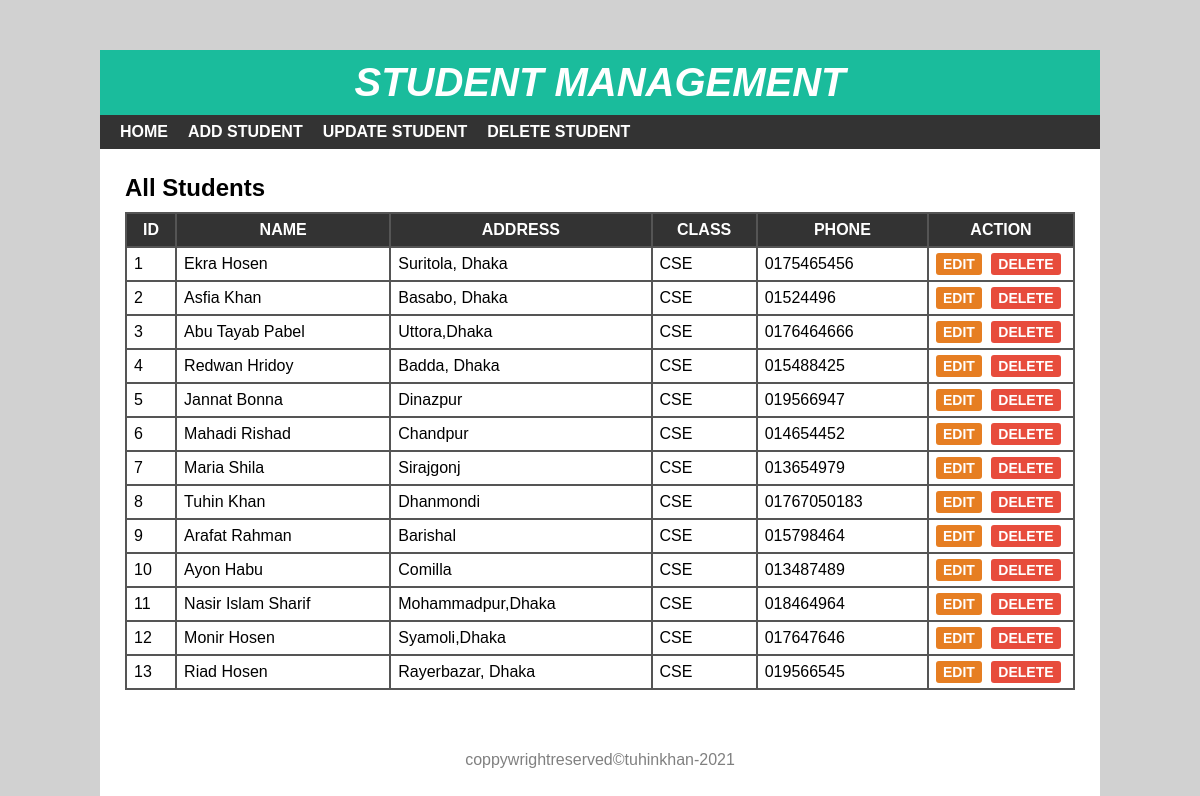
The page / on the database its author committed.
### tables this page shows
CREATE TABLE `students` (
  `sid` int(10) NOT NULL,
  `sname` varchar(50) NOT NULL,
  `saddress` varchar(100) NOT NULL,
  `sclass` int(10) NOT NULL,
  `sphone` varchar(12) NOT NULL
);

CREATE TABLE `studentclass` (
  `cid` int(11) NOT NULL,
  `cname` varchar(15) NOT NULL
);

### index.php (the view)
<?php
include 'header.php';
?>
<div id="main-content">
    <h2>All Students</h2>
    <?php
        $conn = mysqli_connect('localhost','root','','crud-1') or die("DB not connected");
        $sql = "SELECT * FROM students JOIN studentclass WHERE students.sclass = studentclass.cid";
        $result = mysqli_query($conn,$sql) or die("Query Unsuccessful");
        if (mysqli_num_rows($result)>0) {
     ?>
    <table cellpadding="7px">
        <thead>
        <th>Id</th>
        <th>Name</th>
        <th>Address</th>
        <th>Class</th>
        <th>Phone</th>
        <th>Action</th>
        </thead>
        <tbody>
            <?php
                while ($row = mysqli_fetch_assoc($result)) {
             ?>
            <tr>
                <td><?php echo $row['sid'] ?></td>
                <td><?php echo $row['sname'] ?></td>
                <td><?php echo $row['saddress'] ?></td>
                <td><?php echo $row['cname'] ?></td>
                <td><?php echo $row['sphone'] ?></td>
                <td>
                    <a href='edit.php?id=<?php echo $row['sid'] ?>'>Edit</a>
                    <a onclick="return confirm('Are you sure to DELETE ?')" href='delete-inline.php?id=<?php echo $row['sid'] ?>'>Delete</a>
                </td>
            </tr>
            <?php } ?>
        </tbody>
    </table>
<?php }
    else{
        echo 'No single data have in database !!';
    }
; ?>
</div>
<?php
    include'footer.php';
 ?>
</div>
</body>
</html>

### header.php (shortened to what this page needs)
<!DOCTYPE html>
<html lang="en">
<head>
  <link rel="stylesheet" href="css/style.css">
</head>
<body>
    <div id="wrapper">
        <div id="header">
            <h1>Student Management</h1>
        </div>
        <div id="menu">
            <ul>
                <li>
                    <a href="index.php">Home</a>
                </li>
                <li>
                    <a href="add.php">Add Student</a>
                </li>
                <li>
                    <a href="update.php">Update Student</a>
                </li>
                <li>
                    <a href="delete.php">Delete Student</a>
                </li>
            </ul>
        </div>

### footer.php
<?php
	echo "<p style='text-align:center; color:gray;padding-bottom:30px;'>coppywrightreserved&copytuhinkhan-2021</p>";
 ?>

### css/style.css (style rules this page uses)
body { font:16px arial; margin: 0; padding: 0; background: #d1d1d1; }
#wrapper { width: 1000px; margin: 50px auto 0; background-color: #fff; }
#header { text-align: center; background-color: #1abc9c; padding: 10px; }
#header h1 { color: #fff; font-size: 40px; font-style: italic; font-weight: 700; text-transform: uppercase; margin: 0; }
#menu { background-color: #333; }
#menu ul { font-size: 0; padding: 0 10px; margin: 0; list-style: none; }
#menu ul li { display: inline-block; }
#menu ul li a { color: #fff; font-size: 16px; font-weight: 600; padding: 8px 10px; display: block; text-decoration: none; text-transform: uppercase; transition: all 0.3s ease; }
#main-content { padding: 25px; min-height: 400px; }
#main-content h2 { margin: 0 0 10px; text-transform: capitalize; }
#main-content table { width: 100%; background-color: #555; margin: 0 0 20px; }
#main-content table th { color: #fff; background-color: #333; text-transform: uppercase; }
#main-content table th:last-child { width: 130px; }
#main-content table td { background-color: #fff; }
#main-content table td a { font-size: 14px; font-weight: 600; text-transform: uppercase; padding: 3px 7px; color: #fff; background-color: #e67e22; text-decoration: none; border-radius: 3px; }
#main-content table td a:nth-child(2) { background-color: #e74c3c; margin: 0 0 0 5px; }

### rows shown on the page
students: sid "1", sname "Ekra Hosen", saddress "Suritola, Dhaka", studentclass.cname "CSE", sphone "0175465456"
students: sid "2", sname "Asfia Khan", saddress "Basabo, Dhaka", studentclass.cname "CSE", sphone "01524496"
students: sid "3", sname "Abu Tayab Pabel", saddress "Uttora,Dhaka", studentclass.cname "CSE", sphone "0176464666"
students: sid "4", sname "Redwan Hridoy", saddress "Badda, Dhaka", studentclass.cname "CSE", sphone "015488425"
students: sid "5", sname "Jannat Bonna", saddress "Dinazpur", studentclass.cname "CSE", sphone "019566947"
students: sid "6", sname "Mahadi Rishad", saddress "Chandpur", studentclass.cname "CSE", sphone "014654452"
students: sid "7", sname "Maria Shila", saddress "Sirajgonj", studentclass.cname "CSE", sphone "013654979"
students: sid "8", sname "Tuhin Khan", saddress "Dhanmondi", studentclass.cname "CSE", sphone "01767050183"
students: sid "9", sname "Arafat Rahman", saddress "Barishal", studentclass.cname "CSE", sphone "015798464"
students: sid "10", sname "Ayon Habu", saddress "Comilla", studentclass.cname "CSE", sphone "013487489"
students: sid "11", sname "Nasir Islam Sharif", saddress "Mohammadpur,Dhaka", studentclass.cname "CSE", sphone "018464964"
students: sid "12", sname "Monir Hosen", saddress "Syamoli,Dhaka", studentclass.cname "CSE", sphone "017647646"
students: sid "13", sname "Riad Hosen", saddress "Rayerbazar, Dhaka", studentclass.cname "CSE", sphone "019566545"
